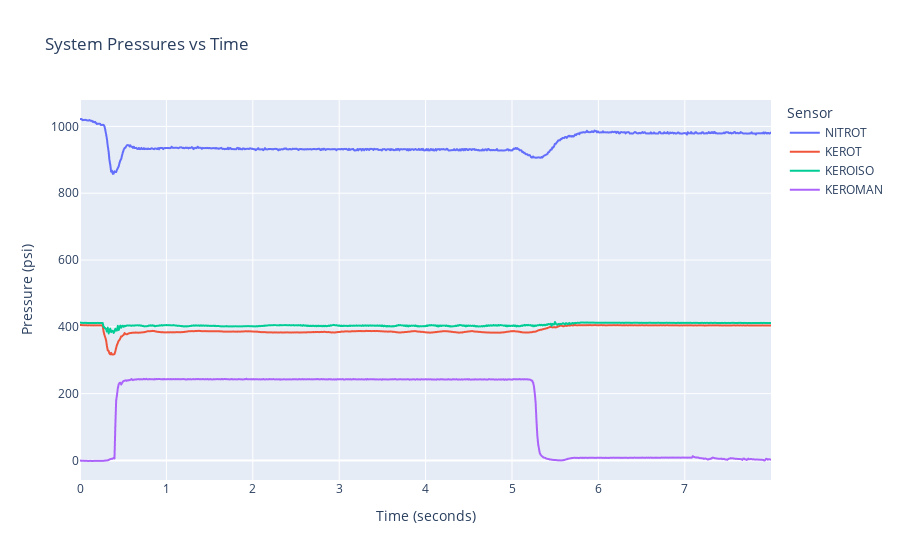
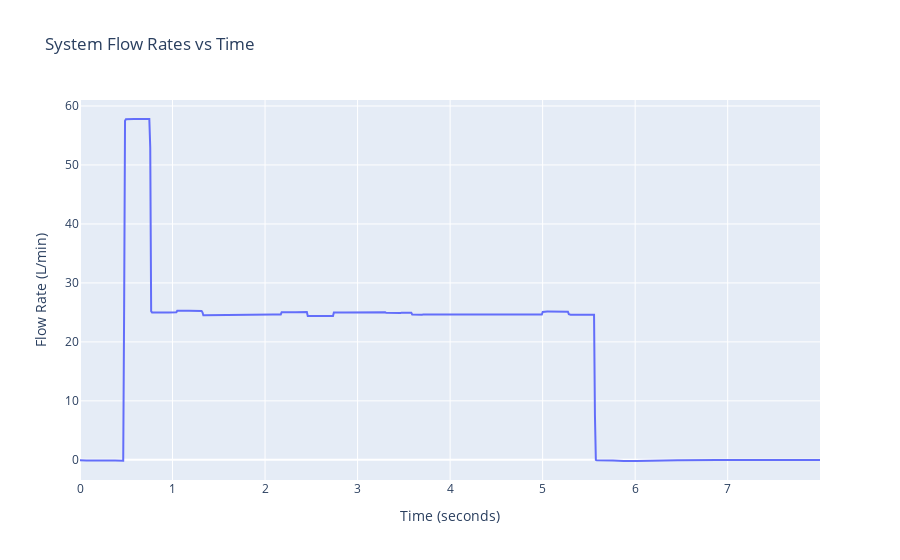

Notebook code cell kept with these figures, in order:
### Code cell
#Plotting

press_fig = px.line(sample, x = "TIME_SINCE_FIRE", y = ["NITROT", "KEROT", "KEROISO", "KEROMAN"], title = "System Pressures vs Time")

press_fig.update_layout(
    xaxis_title="Time (seconds)",
    yaxis_title="Pressure (psi)",
    legend_title="Sensor",
)

flow_fig = px.line(sample, x = "TIME_SINCE_FIRE", y = "KEROFLOW", title = "System Flow Rates vs Time")

flow_fig.update_layout(
    xaxis_title="Time (seconds)",
    yaxis_title="Flow Rate (L/min)",
    legend_title="Sensor",
)

press_fig.show()
flow_fig.show()

### Figure 1 — Plotly figure (JSON) as saved in the notebook; plotly's stock layout.template omitted (floating-point values rounded to 4 significant figures; data arrays with more than 128 entries replaced by an {"elided": "..."} marker saying what was removed)
{"data": [{"hovertemplate": "variable=NITROT<br>TIME_SINCE_FIRE=%{x}<br>value=%{y}<extra></extra>", "legendgroup": "NITROT", "line": {"color": "#636efa", "dash": "solid"}, "marker": {"symbol": "circle"}, "mode": "lines", "name": "NITROT", "showlegend": true, "type": "scattergl", "x": {"elided": "823 float values"}, "xaxis": "x", "y": {"elided": "823 float values"}, "yaxis": "y"}, {"hovertemplate": "variable=KEROT<br>TIME_SINCE_FIRE=%{x}<br>value=%{y}<extra></extra>", "legendgroup": "KEROT", "line": {"color": "#EF553B", "dash": "solid"}, "marker": {"symbol": "circle"}, "mode": "lines", "name": "KEROT", "showlegend": true, "type": "scattergl", "x": {"elided": "823 float values"}, "xaxis": "x", "y": {"elided": "823 float values"}, "yaxis": "y"}, {"hovertemplate": "variable=KEROISO<br>TIME_SINCE_FIRE=%{x}<br>value=%{y}<extra></extra>", "legendgroup": "KEROISO", "line": {"color": "#00cc96", "dash": "solid"}, "marker": {"symbol": "circle"}, "mode": "lines", "name": "KEROISO", "showlegend": true, "type": "scattergl", "x": {"elided": "823 float values"}, "xaxis": "x", "y": {"elided": "823 float values"}, "yaxis": "y"}, {"hovertemplate": "variable=KEROMAN<br>TIME_SINCE_FIRE=%{x}<br>value=%{y}<extra></extra>", "legendgroup": "KEROMAN", "line": {"color": "#ab63fa", "dash": "solid"}, "marker": {"symbol": "circle"}, "mode": "lines", "name": "KEROMAN", "showlegend": true, "type": "scattergl", "x": {"elided": "823 float values"}, "xaxis": "x", "y": {"elided": "823 float values"}, "yaxis": "y"}], "layout": {"legend": {"title": {"text": "Sensor"}, "tracegroupgap": 0}, "title": {"text": "System Pressures vs Time"}, "xaxis": {"anchor": "y", "domain": [0, 1], "title": {"text": "Time (seconds)"}}, "yaxis": {"anchor": "x", "domain": [0, 1], "title": {"text": "Pressure (psi)"}}}}

### Figure 2 — Plotly figure (JSON) as saved in the notebook; plotly's stock layout.template omitted (floating-point values rounded to 4 significant figures; data arrays with more than 128 entries replaced by an {"elided": "..."} marker saying what was removed)
{"data": [{"hovertemplate": "TIME_SINCE_FIRE=%{x}<br>KEROFLOW=%{y}<extra></extra>", "legendgroup": "", "line": {"color": "#636efa", "dash": "solid"}, "marker": {"symbol": "circle"}, "mode": "lines", "name": "", "orientation": "v", "showlegend": false, "type": "scatter", "x": {"elided": "823 float values"}, "xaxis": "x", "y": {"elided": "823 float values"}, "yaxis": "y"}], "layout": {"legend": {"title": {"text": "Sensor"}, "tracegroupgap": 0}, "title": {"text": "System Flow Rates vs Time"}, "xaxis": {"anchor": "y", "domain": [0, 1], "title": {"text": "Time (seconds)"}}, "yaxis": {"anchor": "x", "domain": [0, 1], "title": {"text": "Flow Rate (L/min)"}}}}
